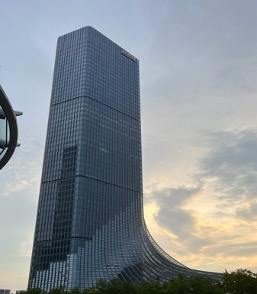
#> input picture 最优化算法与立体视觉重建/图像拼接模型/stitch1.jpg, 257 x 294 px
$ jupyter execute '编程实践.ipynb'
#> lines starting #> are read from the running program, lines starting #| are printed output that depends on the picture; after the words box and inside, x2 and y2 are one past the last pixel; in counts of white or black regions, pixels touching at a corner belong together
### utils.py
"""
utils.py — 教程通用基础设施

设计原则：本文件只提供"基础设施"，**不包含任何算法实现**。
所有算法都必须保留在各章 Notebook 中手写实现，utils 仅负责：

1. 中文路径兼容的图像读写（Windows 下 cv2.imread 遇到中文路径会返回 None）
2. 中文字体配置（matplotlib 默认字体无法显示中文）
3. 随机种子固定（保证含 RANSAC / 噪声的章节结果可复现）
4. 图像与直方图的可视化辅助（仅做显示，不参与任何计算）
5. 手写实现 vs 参考实现的数值对比报告

被各章 Notebook 通过 `from utils import ...` 使用。
"""

from __future__ import annotations

import os
import random
from typing import Iterable, Sequence

import cv2
import numpy as np
import matplotlib
import matplotlib.pyplot as plt


# --------------------------------------------------------------------------- #
# 1. 中文路径兼容的图像读写
# --------------------------------------------------------------------------- #

def cv_imread(path: str, flags: int = cv2.IMREAD_COLOR) -> np.ndarray | None:
    """读取图像，兼容中文/Unicode 路径。

    Windows 下 `cv2.imread` 使用 ANSI 编码打开文件，路径含中文时会静默返回 None。
    这里改用 `np.fromfile` + `cv2.imdecode` 绕开该限制。

    参数:
        path: 图像路径（可含中文）
        flags: OpenCV 读取标志，如 cv2.IMREAD_COLOR / cv2.IMREAD_GRAYSCALE

    返回:
        图像数组；读取失败时返回 None
    """
    if not os.path.exists(path):
        return None
    try:
        buffer = np.fromfile(path, dtype=np.uint8)
        if buffer.size == 0:
            return None
        return cv2.imdecode(buffer, flags)
    except Exception:
        return None


def cv_imwrite(path: str, image: np.ndarray) -> bool:
    """保存图像，兼容中文/Unicode 路径。

    参数:
        path: 输出路径（可含中文）
        image: 待保存的图像数组

    返回:
        是否保存成功
    """
    try:
        directory = os.path.dirname(os.path.abspath(path))
        if directory:
            os.makedirs(directory, exist_ok=True)
        ext = os.path.splitext(path)[1] or ".jpg"
        ok, buffer = cv2.imencode(ext, image)
        if not ok:
            return False
        buffer.tofile(path)
        return True
    except Exception:
        return False


# --------------------------------------------------------------------------- #
# 2. 中文字体与随机种子
# --------------------------------------------------------------------------- #

def setup_plot_chinese() -> None:
    """配置 matplotlib 以正常显示中文与负号。

    预置字体：SimHei（黑体）、Microsoft YaHei（微软雅黑）等，
    按可用性依次回退，避免中文显示为方框。
    """
    plt.rcParams["font.sans-serif"] = [
        "SimHei",
        "Microsoft YaHei",
        "Noto Sans CJK SC",
        "WenQuanYi Micro Hei",
        "PingFang SC",
        "DejaVu Sans",
    ]
    plt.rcParams["axes.unicode_minus"] = False


def set_random_seed(seed: int = 42) -> None:
    """固定所有随机源，保证含随机采样的章节（RANSAC 等）结果可复现。"""
    random.seed(seed)
    np.random.seed(seed)
    os.environ["PYTHONHASHSEED"] = str(seed)


# --------------------------------------------------------------------------- #
# 3. 可视化辅助（只负责显示，不参与计算）
# --------------------------------------------------------------------------- #

def _as_list(value) -> list:
    """把标量或序列统一成 list，便于同时兼容单值与多值参数。"""
    if value is None:
        return []
    if isinstance(value, (list, tuple)):
        return list(value)
    return [value]


def _to_displayable(image: np.ndarray) -> np.ndarray:
    """把任意数值范围的图像整理成 matplotlib 可显示的形态。

    - 三通道按 BGR 处理并转成 RGB（OpenCV 约定）
    - 单通道保持灰度
    - 浮点数据若超出 [0,1] 则线性拉伸到 [0,255]
    """
    if image is None:
        return np.zeros((10, 10), dtype=np.uint8)

    if image.dtype == bool:
        image = image.astype(np.uint8) * 255

    if np.issubdtype(image.dtype, np.floating):
        arr = image.astype(np.float64)
        if arr.size and arr.max() <= 1.0 + 1e-6 and arr.min() >= -1e-6:
            arr = arr * 255.0
        elif arr.size and (arr.min() < 0 or arr.max() > 255):
            span = arr.max() - arr.min()
            arr = (arr - arr.min()) / span * 255.0 if span > 1e-12 else np.zeros_like(arr)
        image = np.clip(arr, 0, 255).astype(np.uint8)

    if image.ndim == 3:
        if image.shape[2] == 4:
            image = cv2.cvtColor(image, cv2.COLOR_BGRA2BGR)
        if image.shape[2] == 3:
            image = cv2.cvtColor(image, cv2.COLOR_BGR2RGB)
    return image


def show_images(
    images: Sequence[np.ndarray],
    titles: Sequence[str] | str | None = None,
    cmap: str | None = None,
    suptitle: str | None = None,
    show_info: bool = False,
    figsize: tuple | None = None,
    ncols: int | None = None,
    padding: float = 1.2,
) -> None:
    """并排显示多张图像。

    参数:
        images:   图像列表
        titles:   标题（字符串或与图像等长的列表）
        cmap:     灰度显示时使用的色图，如 "gray"
        suptitle: 总标题
        show_info: 是否在标题下标注 shape / dtype / 均值
        figsize:  画布尺寸
        ncols:    列数（默认全部排成一行）
        padding:  子图间距
    """
    images = list(images)
    if not images:
        return

    n = len(images)
    titles = _as_list(titles)
    col = ncols or n
    row = int(np.ceil(n / col))
    if figsize is None:
        figsize = (4.2 * col, 3.6 * row)

    fig, axes = plt.subplots(row, col, figsize=figsize, squeeze=False)
    for i in range(row * col):
        ax = axes[i // col][i % col]
        if i >= n:
            ax.axis("off")
            continue
        disp = _to_displayable(images[i])
        if disp.ndim == 3:
            ax.imshow(disp)
        else:
            ax.imshow(disp, cmap=cmap or "gray", vmin=0, vmax=255)
        ax.axis("off")
        if i < len(titles):
            ax.set_title(str(titles[i]), fontsize=11)
        if show_info:
            arr = np.asarray(images[i])
            ax.set_xlabel(
                f"shape={arr.shape} dtype={arr.dtype} mean={arr.mean():.2f}",
                fontsize=8,
            )

    if suptitle:
        fig.suptitle(suptitle, fontsize=13)
    # 中文字体缺失的字符（如 ↔）会产生 UserWarning，这里静默处理
    with matplotlib.rc_context({"font.sans-serif": plt.rcParams["font.sans-serif"]}):
        import warnings
        with warnings.catch_warnings():
            warnings.simplefilter("ignore")
            plt.tight_layout(pad=padding, h_pad=1.5, w_pad=1.5)
    plt.show()


# [184 lines left out: functions show_histogram, plot_gaussian_kernel, plot_gamma_curve, compare_results, not called in this run]

### 最优化算法与立体视觉重建/图像拼接模型/编程实践.ipynb
# 第一章：图像拼接模型

## 编程实践：手写线性最小二乘 + RANSAC 仿射拼接

| 项目 | 说明 |
|------|------|
| 输入图片 | `stitch1.jpg` / `stitch2.jpg`（来自 Hands-on-CV 参考库第 8 章） |
| 手写核心 | 线性最小二乘（高斯消元解正规方程）、RANSAC、仿射/单应 warp 与融合 |
| 允许调用 | 图像读写、矩阵计算、特征点提取与匹配（OpenCV/numpy） |
| 对比验证 | 与 `np.linalg.lstsq` 求出的仿射解做数值对比 |

## 一、学习目标

1. 掌握**图像拼接**的基本概念和原理。
2. 掌握**线性最小二乘优化算法**及其编程实现。
3. 掌握 **RANSAC** 在外点剔除中的作用，并能手写实现。

### 线性最小二乘

对仿射模型：

```
u = a*x + b*y + tx
v = c*x + d*y + ty
```

把 N 对匹配点写成超定线性方程组 `A p = b`，最小二乘解满足正规方程：

```
(A^T A) p = A^T b
```

本页手写**高斯消元**求解该正规方程，得到仿射参数 `p = [a,b,tx,c,d,ty]^T`。

### RANSAC

1. 随机采样最小点集（仿射 3 对）拟合模型；
2. 统计所有点在该模型下的内点（重投影误差 < 阈值）；
3. 迭代多次，取内点数最多的模型；
4. 用全部内点重新拟合最终模型。

RANSAC 能鲁棒地抵抗错误匹配（外点）的干扰。

## 二、手写约束清单（二阶段）

- ✅ 允许调用：`cv_imread` / `cv_imwrite`（读写）、numpy 矩阵计算（如 SVD）、`cv2.SIFT_create` / `cv2.BFMatcher`（特征提取与匹配）。
- ❌ 其余必须手写：最小二乘求解、RANSAC、仿射/单应变换参数求解、warp 与图像融合。
- 本章统一 `set_random_seed(42)`，保证 RANSAC 随机采样可复现。

[cell 1]
import sys
from pathlib import Path

# 向上查找项目根目录（含 utils.py），并加入 sys.path
ROOT = Path.cwd().resolve()
while not (ROOT / "utils.py").exists():
    if ROOT.parent == ROOT:
        raise FileNotFoundError("未找到项目根目录 utils.py")
    ROOT = ROOT.parent
sys.path.insert(0, str(ROOT))

import numpy as np
import cv2
import matplotlib.pyplot as plt

from utils import cv_imread, cv_imwrite, set_random_seed, setup_plot_chinese, show_images, compare_results

setup_plot_chinese()
set_random_seed(42)
print(f"OpenCV 版本: {cv2.__version__}")
print(f"当前工作目录: {Path.cwd()}")

[cell 2]
import math


def solve_linear_system(A, b):
    """手写高斯消元（部分主元）求解方阵线性方程组 A x = b。"""
    A = [list(map(float, row)) for row in A]
    b = [float(v) for v in b]
    n = len(b)
    for col in range(n):
        pivot = max(range(col, n), key=lambda r: abs(A[r][col]))
        if abs(A[pivot][col]) < 1e-12:
            return None
        A[col], A[pivot] = A[pivot], A[col]
        b[col], b[pivot] = b[pivot], b[col]
        for r in range(col + 1, n):
            f = A[r][col] / A[col][col]
            for c in range(col, n):
                A[r][c] -= f * A[col][c]
            b[r] -= f * b[col]
    x = [0.0] * n
    for i in range(n - 1, -1, -1):
        s = b[i]
        for j in range(i + 1, n):
            s -= A[i][j] * x[j]
        x[i] = s / A[i][i]
    return x


def estimate_affine_least_squares(src, dst):
    """手写最小二乘估计 2D 仿射变换 dst = M * src，M 为 2x3。"""
    n = len(src)
    # 正规方程 A^T A p = A^T b
    ATA = [[0.0] * 6 for _ in range(6)]
    ATb = [0.0] * 6
    for i in range(n):
        x, y = float(src[i][0]), float(src[i][1])
        u, v = float(dst[i][0]), float(dst[i][1])
        row0 = [x, y, 1.0, 0.0, 0.0, 0.0]
        row1 = [0.0, 0.0, 0.0, x, y, 1.0]
        for r in range(6):
            ATb[r] += row0[r] * u + row1[r] * v
            for c in range(6):
                ATA[r][c] += row0[r] * row0[c] + row1[r] * row1[c]

    p = solve_linear_system(ATA, ATb)
    if p is None:
        return None
    return np.array([[p[0], p[1], p[2]], [p[3], p[4], p[5]]], dtype=np.float64)


def reprojection_error_affine(M, src, dst):
    """计算仿射变换的重投影均方根误差。"""
    err2 = 0.0
    for i in range(len(src)):
        x, y = float(src[i][0]), float(src[i][1])
        u, v = float(dst[i][0]), float(dst[i][1])
        ue = M[0, 0] * x + M[0, 1] * y + M[0, 2]
        ve = M[1, 0] * x + M[1, 1] * y + M[1, 2]
        err2 += (u - ue) ** 2 + (v - ve) ** 2
    return math.sqrt(err2 / len(src))


def ransac_affine(src, dst, threshold=3.0, iterations=500):
    """手写 RANSAC 估计仿射变换，返回 (模型, 内点下标列表)。"""
    n = len(src)
    if n < 3:
        return None, []
    best_M, best_inliers, best_count = None, [], -1
    for _ in range(iterations):
        idx = np.random.choice(n, 3, replace=False)
        M = estimate_affine_least_squares(src[idx], dst[idx])
        if M is None:
            continue
        inliers = []
        for k in range(n):
            x, y = float(src[k][0]), float(src[k][1])
            u, v = float(dst[k][0]), float(dst[k][1])
            ue = M[0, 0] * x + M[0, 1] * y + M[0, 2]
            ve = M[1, 0] * x + M[1, 1] * y + M[1, 2]
            if (u - ue) ** 2 + (v - ve) ** 2 <= threshold * threshold:
                inliers.append(k)
        if len(inliers) > best_count:
            best_count = len(inliers)
            best_inliers = inliers
            best_M = M
    if best_inliers:
        best_M = estimate_affine_least_squares(src[best_inliers], dst[best_inliers])
    return best_M, best_inliers


def invert_matrix3(M):
    """手写 3x3 矩阵求逆（伴随矩阵法）。"""
    M = np.array(M, dtype=np.float64)
    cof = np.zeros((3, 3))
    for i in range(3):
        for j in range(3):
            sub = np.delete(np.delete(M, i, axis=0), j, axis=1)
            cof[i, j] = ((-1) ** (i + j)) * (sub[0, 0] * sub[1, 1] - sub[0, 1] * sub[1, 0])
    det = M[0, 0] * cof[0, 0] + M[0, 1] * cof[0, 1] + M[0, 2] * cof[0, 2]
    return cof.T / det


# [23 lines left out: function warp_affine_manual, not called in this run]


def estimate_homography_dlt(src, dst):
    """手写归一化 DLT 估计单应矩阵（3x3）。"""
    def normalize(pts):
        c = pts.mean(axis=0)
        d = np.mean(np.linalg.norm(pts - c, axis=1))
        s = math.sqrt(2.0) / d
        T = np.array([[s, 0, -s * c[0]], [0, s, -s * c[1]], [0, 0, 1]])
        return T

    T_src = normalize(src)
    T_dst = normalize(dst)
    A = []
    for (x, y), (u, v) in zip(src, dst):
        xh = T_src @ np.array([x, y, 1.0])
        uh = T_dst @ np.array([u, v, 1.0])
        x, y = xh[0], xh[1]
        u, v = uh[0], uh[1]
        A.append([-x, -y, -1, 0, 0, 0, u * x, u * y, u])
        A.append([0, 0, 0, -x, -y, -1, v * x, v * y, v])
    A = np.array(A)
    _, _, Vt = np.linalg.svd(A)
    H = Vt[-1].reshape(3, 3)
    H = np.linalg.inv(T_dst) @ H @ T_src
    return H / H[2, 2]


def warp_homography_manual(image, H, out_w, out_h, border_value=0):
    """手写单应 warp：反向映射 + 双线性插值。"""
    H_inv = invert_matrix3(H)
    out = np.full((out_h, out_w, image.shape[2]), border_value, dtype=np.uint8)
    for y in range(out_h):
        for x in range(out_w):
            sx = H_inv[0, 0] * x + H_inv[0, 1] * y + H_inv[0, 2]
            sy = H_inv[1, 0] * x + H_inv[1, 1] * y + H_inv[1, 2]
            sw = H_inv[2, 0] * x + H_inv[2, 1] * y + H_inv[2, 2]
            if abs(sw) < 1e-9:
                continue
            ix, iy = sx / sw, sy / sw
            if ix < 0 or iy < 0 or ix > image.shape[1] - 1 or iy > image.shape[0] - 1:
                continue
            x0, y0 = int(ix), int(iy)
            x1, y1 = min(x0 + 1, image.shape[1] - 1), min(y0 + 1, image.shape[0] - 1)
            fx, fy = ix - x0, iy - y0
            for ch in range(image.shape[2]):
                top = image[y0, x0, ch] * (1 - fx) + image[y0, x1, ch] * fx
                bottom = image[y1, x0, ch] * (1 - fx) + image[y1, x1, ch] * fx
                out[y, x, ch] = int(round(top * (1 - fy) + bottom * fy))
    return out


def stitch_two_images(left, right, M):
    """把 right 用 M（2x3 仿射或 3x3 单应）变换到 left 坐标系，并做重叠区平均融合。"""
    h_l, w_l = left.shape[:2]
    h_r, w_r = right.shape[:2]
    if M.shape == (2, 3):
        M3 = np.vstack([M, [0, 0, 1]])
    else:
        M3 = M
    corners = np.array([[0, 0], [w_r, 0], [w_r, h_r], [0, h_r]], dtype=np.float64)
    xs, ys = [], []
    for x, y in corners:
        denom = M3[2, 0] * x + M3[2, 1] * y + M3[2, 2]
        xs.append((M3[0, 0] * x + M3[0, 1] * y + M3[0, 2]) / denom)
        ys.append((M3[1, 0] * x + M3[1, 1] * y + M3[1, 2]) / denom)
    xmin = min(0, w_l, *xs); xmax = max(0, w_l, *xs)
    ymin = min(0, h_l, *ys); ymax = max(0, h_l, *ys)
    pan_w = int(math.ceil(xmax - xmin)); pan_h = int(math.ceil(ymax - ymin))
    T3 = np.array([[1, 0, -xmin], [0, 1, -ymin], [0, 0, 1]])
    M_final = T3 @ M3
    warped = warp_homography_manual(right, M_final, pan_w, pan_h, border_value=0)
    base = np.zeros((pan_h, pan_w, 3), dtype=np.uint8)
    ly0, lx0 = int(-ymin), int(-xmin)
    base[ly0:ly0 + h_l, lx0:lx0 + w_l] = left
    mask_base = base.sum(axis=2) > 0
    mask_warp = warped.sum(axis=2) > 0
    overlap = mask_base & mask_warp
    result = base.copy()
    result[~mask_base] = warped[~mask_base]
    result[overlap] = (base[overlap].astype(np.float32) + warped[overlap].astype(np.float32)) / 2
    return result.astype(np.uint8)

[cell 3]
# 读取两张有重叠的图像
left = cv_imread("stitch1.jpg", cv2.IMREAD_COLOR)
#> in cv_imread, returned value is the input picture: shape (294, 257, 3); mean B, G, R 148.1, 142.8, 135.5
right = cv_imread("stitch2.jpg", cv2.IMREAD_COLOR)
#> call 2 of cv_imread, with path = 'stitch2.jpg', flags = 1
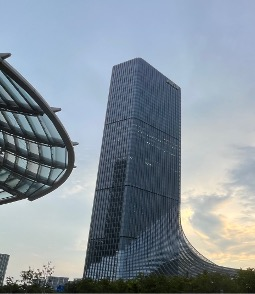
#> input picture 最优化算法与立体视觉重建/图像拼接模型/stitch2.jpg, 255 x 294 px
#> in cv_imread, returned value is the input picture: shape (294, 255, 3); mean B, G, R 156.3, 146, 134.2
assert left is not None and right is not None, "读取 stitch1.jpg / stitch2.jpg 失败"
show_images([left, right], ["左图", "右图"], figsize=(9, 4))
#> in show_images, `images = list(images)`: images = 2 items
#> in show_images, `n = len(images)`: n = 2
#> in show_images, `row = int(np.ceil(n / col))`: row = 1
#> in show_images, `plt.show()`:
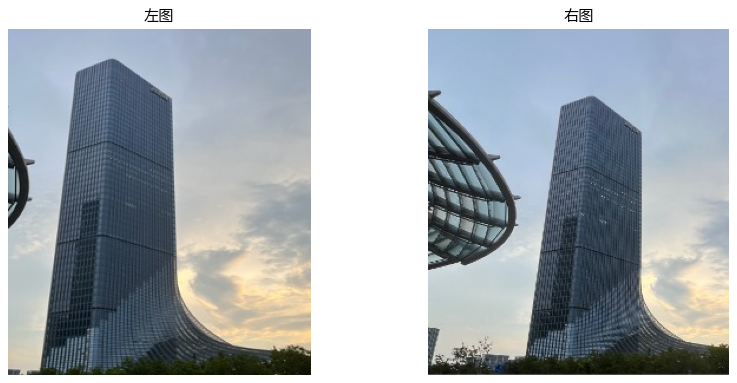
#> figure drawn by matplotlib, 2 panels

[cell 4]
# 特征点提取与匹配（允许调用 OpenCV）
gray_l = cv2.cvtColor(left, cv2.COLOR_BGR2GRAY)
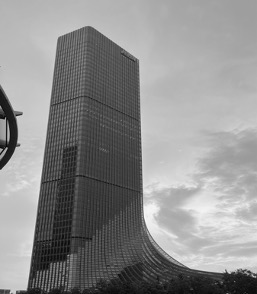
#> gray_l: shape (294, 257); min 6, max 250, mean 141.2
gray_r = cv2.cvtColor(right, cv2.COLOR_BGR2GRAY)
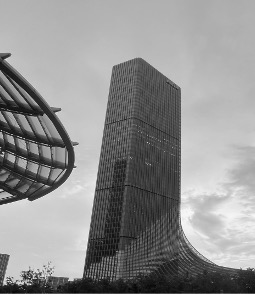
#> gray_r: shape (294, 255); min 2, max 254, mean 143.7
sift = cv2.SIFT_create()
kp_l, des_l = sift.detectAndCompute(gray_l, None)
#> kp_l = 115 keypoints; strongest (x, y, size): (11, 144, 9.5), (10, 116, 10.1), (17, 117, 2.1), (150, 211, 12.4)
kp_r, des_r = sift.detectAndCompute(gray_r, None)
#> kp_r = 221 keypoints; strongest (x, y, size): (5, 283, 2.7), (11, 158, 5.3), (40, 274, 1.9), (73, 268, 16.8)

bf = cv2.BFMatcher(cv2.NORM_L2)
knns = bf.knnMatch(des_l, des_r, k=2)
#> knns = 115 matches
good = [m for m, n in knns if m.distance < 0.75 * n.distance]
#> good = 21 matches
print(f"良好匹配点对数: {len(good)}")
#| 良好匹配点对数: 21

src = np.float32([kp_r[m.trainIdx].pt for m in good])   # 右图坐标
#> src = 21 rows, first 8: [72.27, 138.8], [98.11, 260], [98.11, 260], [139.9, 61.9], [118.7, 71.46], [139.9, 61.9], [120, 165.4], [119.4, 254]
dst = np.float32([kp_l[m.queryIdx].pt for m in good])   # 左图坐标
#> dst = 21 rows, first 8: [15.03, 107.6], [45.6, 266.7], [45.6, 266.7], [61.73, 40.44], [64.03, 42.55], [64.03, 42.55], [69.4, 153.3], [71.4, 257.1]
print("src(右图) -> dst(左图)")

[cell 5]
# 手写 RANSAC + 最小二乘求仿射变换
M_affine, inliers = ransac_affine(src, dst, threshold=3.0, iterations=500)
#> in ransac_affine, `n = len(src)`: n = 21
#> the loop in ransac_affine, `for _ in range(iterations):` made 500 passes
#> (idx, best_M) on passes 1, 2, 9: ([0, 17, 15], [[0.733, 1.04, -181.9], [0.631, -0.0346, 66.77]]), ([20, 13, 8], [[1.24, 0.0766, -95.77], [-0.0174, 1.16, -34.26]]), ([1, 16, 4], [[1.21, 0.0345, -81.93], [-0.0298, 1.19, -38.67]])
#> after the loop in ransac_affine, `for _ in range(iterations):`: best_count = 15; best_inliers = [1, 2, 4, 6, 7, 8, 10, 13, 14, 15, 16, 17, 18, 19, 20]
#> in ransac_affine, `best_M = estimate_affine_least_squares(src[best_inliers], dst[best_inl..`: best_M = [[1.2, 0.0346, -81.41], [-0.0105, 1.19, -41.12]]
#> M_affine = [[1.2, 0.0346, -81.41], [-0.0105, 1.19, -41.12]]; inliers has the same summary as best_inliers in ransac_affine
print(f"RANSAC 内点数: {len(inliers)} / {len(good)}")
#| RANSAC 内点数: 15 / 21

if M_affine is not None and len(inliers) >= 3:
    src_in = src[inliers]
#> src_in = 15 rows, first 8: [98.11, 260], [98.11, 260], [118.7, 71.46], [120, 165.4], [119.4, 254], [122.8, 248.6], [139.9, 61.9], [183.2, 196.9]
    dst_in = dst[inliers]
#> dst_in = 15 rows, first 8: [45.6, 266.7], [45.6, 266.7], [64.03, 42.55], [69.4, 153.3], [71.4, 257.1], [75.32, 251.6], [89.73, 30.15], [146.1, 190.6]
    print("仿射变换矩阵 M (右图 -> 左图):")
    print(M_affine)
#| [[ 1.20439349e+00  3.45939473e-02 -8.14078949e+01]
#|  [-1.05463160e-02  1.18509560e+00 -4.11237932e+01]]
    print(f"内点重投影 RMSE: {reprojection_error_affine(M_affine, src_in, dst_in):.4f} px")
#> the loop in reprojection_error_affine, `for i in range(len(src)):` made 15 passes
#> (x, y, u, v, ue, ve, err2) on passes 1 to 8: (98.11, 260, 45.6, 266.7, 45.75, 265.9, 0.659), (98.11, 260, 45.6, 266.7, 45.75, 265.9, 1.32), (118.7, 71.46, 64.03, 42.55, 64.07, 42.31, 1.37), (120, 165.4, 69.4, 153.3, 68.87, 153.6, 1.8), (119.4, 254, 71.4, 257.1, 71.19, 258.7, 4.3), (122.8, 248.6, 75.32, 251.6, 75.14, 252.2, 4.75), (139.9, 61.9, 89.73, 30.15, 89.27, 30.76, 5.34), (183.2, 196.9, 146.1, 190.6, 146.1, 190.3, 5.44)
#> after the loop in reprojection_error_affine, `for i in range(len(src)):`: err2 = 25.65
#| 内点重投影 RMSE: 1.3078 px

    # 与 numpy lstsq 对比验证（矩阵计算允许；仅验证）
    A = []
    b = []
    for (x, y), (u, v) in zip(src_in, dst_in):
        A.append([x, y, 1, 0, 0, 0]); b.append(u)
        A.append([0, 0, 0, x, y, 1]); b.append(v)
#> this loop made 15 passes
#> (x, y, u, v) on passes 1 to 8: (98.11, 260, 45.6, 266.7), (98.11, 260, 45.6, 266.7), (118.7, 71.46, 64.03, 42.55), (120, 165.4, 69.4, 153.3), (119.4, 254, 71.4, 257.1), (122.8, 248.6, 75.32, 251.6), (139.9, 61.9, 89.73, 30.15), (183.2, 196.9, 146.1, 190.6)
#> after the loop, A = 30 items, first 6: [98.11, 260, 1, 0, 0, 0], [0, 0, 0, 98.11, 260, 1], [98.11, 260, 1, 0, 0, 0], [0, 0, 0, 98.11, 260, 1], [118.7, 71.46, 1, 0, 0, 0], [0, 0, 0, 118.7, 71.46, 1]; b = 30 values, max 266.7 at index 1, min 30.15 at index 13, mean 156.8
    p_np, *_ = np.linalg.lstsq(np.array(A), np.array(b), rcond=None)
#> p_np = [1.2, 0.0346, -81.41, -0.0105, 1.19, -41.12]
    M_np = np.array([[p_np[0], p_np[1], p_np[2]], [p_np[3], p_np[4], p_np[5]]])
#> M_np = [[1.2, 0.0346, -81.41], [-0.0105, 1.19, -41.12]]
    print("与 np.linalg.lstsq 的最大参数差:",
          float(np.max(np.abs(M_affine - M_np))))
#| 与 np.linalg.lstsq 的最大参数差: 4.547473508864641e-13

    panorama = stitch_two_images(left, right, M_affine)
#> in stitch_two_images, `M3 = np.vstack([M, [0, 0, 1]])`: M3 = [[1.2, 0.0346, -81.41], [-0.0105, 1.19, -41.12], [0, 0, 1]]
#> after the loop in stitch_two_images, `for x, y in corners:`: xs = [-81.41, 225.7, 235.9, -71.24]; ys = [-41.12, -43.81, 304.6, 307.3]
#> in stitch_two_images, `xmin = min(0, w_l, *xs)`: xmin = -81.41
#> in stitch_two_images, `xmax = max(0, w_l, *xs)`: xmax = 257
#> in stitch_two_images, `ymin = min(0, h_l, *ys)`: ymin = -43.81
#> in stitch_two_images, `ymax = max(0, h_l, *ys)`: ymax = 307.3
#> in stitch_two_images, `pan_w = int(math.ceil(xmax - xmin))`: pan_w = 339
#> in stitch_two_images, `pan_h = int(math.ceil(ymax - ymin))`: pan_h = 352
#> in stitch_two_images, `T3 = np.array([[1, 0, -xmin], [0, 1, -ymin], [0, 0, 1]])`: T3 = [[1, 0, 81.41], [0, 1, 43.81], [0, 0, 1]]
#> in stitch_two_images, `M_final = T3 @ M3`: M_final = [[1.2, 0.0346, 0], [-0.0105, 1.19, 2.69], [0, 0, 1]]
#> in invert_matrix3, `M = np.array(M, dtype=np.float64)`: M has the same summary as M_final in stitch_two_images
#> after the loop in invert_matrix3, `for i in range(3):`: cof = [[1.19, 0.0105, 0], [-0.0346, 1.2, 0], [0.093, -3.24, 1.43]]
#> in invert_matrix3, `det = M[0, 0] * cof[0, 0] + M[0, 1] * cof[0, 1] + M[0, 2] * cof[0, 2]`: det = 1.43
#> in warp_homography_manual, `H_inv = invert_matrix3(H)`: H_inv = [[0.83, -0.0242, 0.0652], [0.00739, 0.844, -2.27], [0, 0, 1]]
#> after the loop in warp_homography_manual, `for y in range(out_h):`:
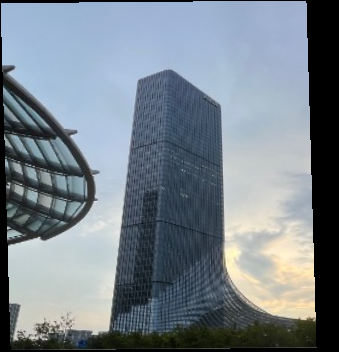
#> out: shape (352, 339, 3); mean B, G, R 139.2, 130, 119.5
#> in stitch_two_images, `ly0, lx0 = int(-ymin), int(-xmin)`: ly0 = 43; lx0 = 81
#> in stitch_two_images, `base[ly0:ly0 + h_l, lx0:lx0 + w_l] = left`:
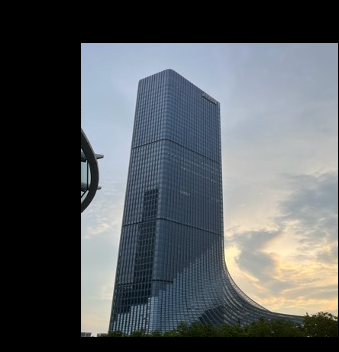
#> base: shape (352, 339, 3); mean B, G, R 93.8, 90.4, 85.8
#> in stitch_two_images, `mask_base = base.sum(axis=2) > 0`:
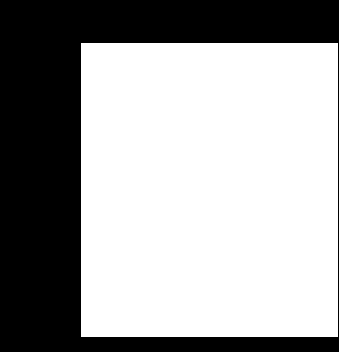
#> mask_base: shape (352, 339) bool; 63.3% white; 1 black region, box (x1, y1, x2, y2) and area: (0, 0, 339, 352) 43770
#> (the rest of the program and of its run is left out)
